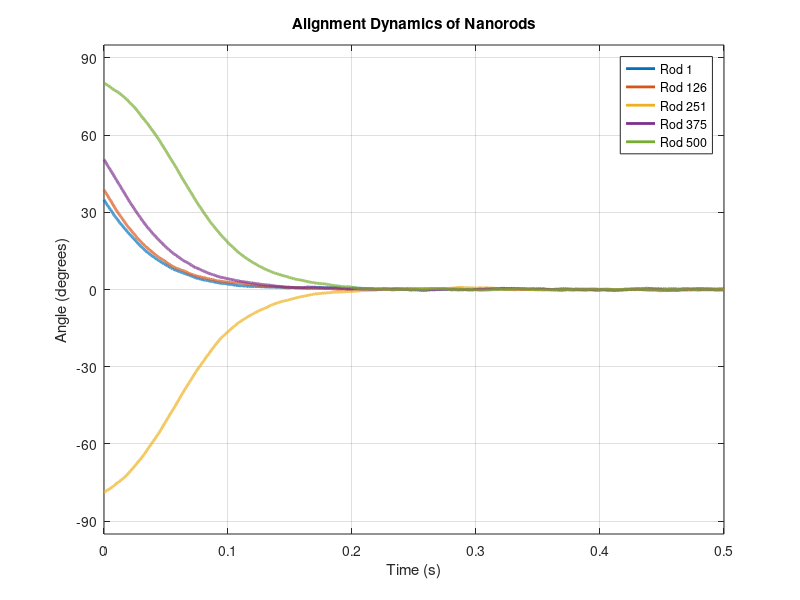
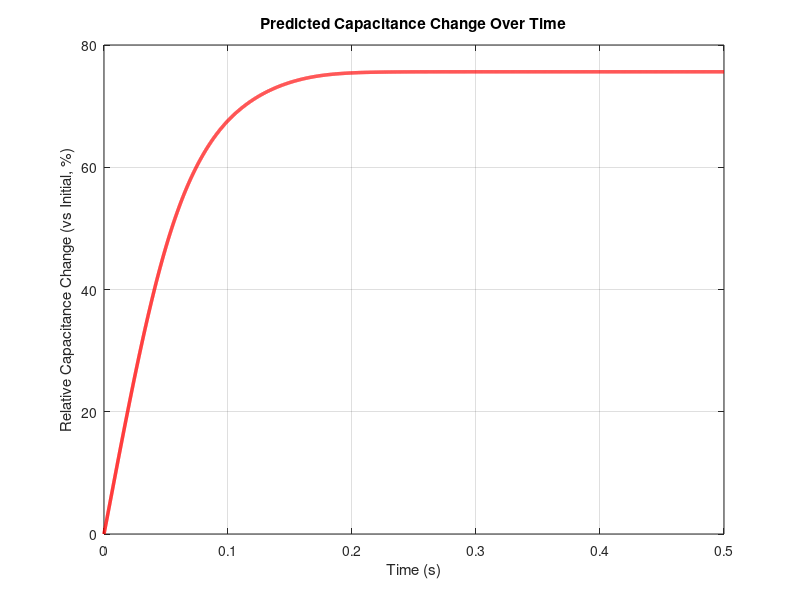

Write the MATLAB code that produced these figures, in order.
%% Magnetic Nanorod Dynamics & EMT Simulation
% Author: GEUNUNG YOO
% Date: 2025-09-29
%
% --- Description ---
% This script simulates the alignment dynamics of magnetic nanorods in a 
% viscous fluid under an external magnetic field using the Langevin equation.
% It then predicts the change in the composite's effective permittivity 
% using Effective Medium Theory (EMT).
% The primary output includes two plots showing the alignment dynamics and
% the predicted capacitance change.

%% --- Initial Setup ---
clear; clc; close all;

DEBUG = true; % Set to true to see debug messages, false to hide them.

output_filename = 'simulation_results.xlsx';
if exist(output_filename, 'file'), delete(output_filename); end


%% --- USER INPUT PARAMETERS ---
% All experimental values and simulation conditions should be set here.

% --- Plotting Parameters ---
params.n_plot_fillers = 5;    % Number of fillers to show in the dynamics plot.

% --- Material Properties ---
params.mol_Fe3O4 = 10;        % mol% of Fe3O4 on BTO fillers. 
params.sigma_s   = 4;         % Saturation magnetization of the filler (emu/g).

% --- Filler Geometry ---
params.L_filler  = 10;        % Length of the nanorod filler (micrometers).
params.d_filler  = 200;       % Diameter of the nanorod filler (nanometers).

% --- Composite Recipe (by weight percent) ---
params.wt_IL      = 20;       % wt% of Ionic Liquid relative to PDMS.
params.wt_filler  = 10;       % wt% of Fillers relative to the matrix (PDMS + IL).

% --- Simulation Conditions ---
params.B         = 0.02;      % Magnetic field strength (Tesla).
params.B_dir_deg = 0;         % Magnetic field direction (degrees).
params.eta       = 0.032;     % Viscosity of the Ionic Liquid (Pa·s).
params.T         = 298;       % Temperature (Kelvin).
params.t_final   = 0.5;       % Total simulation time (seconds).
params.dt        = 1e-4;      % Time step (seconds).
params.n_fillers = 500;       % Number of fillers to simulate.

% --- EMT Parameters (Relative Permittivity) ---
params.eps_matrix = 5;        % Effective permittivity of the matrix (PDMS + IL).
params.eps_filler = 3000;     % Permittivity of the BTO filler (long axis).

% --- Physical Constants ---
constants.MW_Fe3O4 = 231.53;  % g/mol
constants.MW_BTO   = 233.19;  % g/mol
constants.rho_Fe3O4= 5.2;     % g/cm^3
constants.rho_BTO  = 6.0;     % g/cm^3
constants.rho_PDMS = 1.0;     % g/cm^3
constants.rho_IL   = 1.45;    % g/cm^3
constants.kB       = 1.38e-23;% Boltzmann constant (J/K)


%% 1. Calculate Filler & Composite Properties
disp('Step 1: Calculating material properties...');
x_Fe3O4 = params.mol_Fe3O4 / 100;
w_Fe3O4 = (x_Fe3O4 * constants.MW_Fe3O4) / (x_Fe3O4 * constants.MW_Fe3O4 + (1-x_Fe3O4) * constants.MW_BTO);
filler.rho = ((w_Fe3O4 / constants.rho_Fe3O4) + ((1-w_Fe3O4) / constants.rho_BTO))^-1;
frac_IL = params.wt_IL / 100;
w_IL_matrix = frac_IL / (1 + frac_IL); w_PDMS_matrix = 1 - w_IL_matrix;
frac_F = params.wt_filler / 100;
w_total_matrix = 1 / (1 + frac_F);
w_F_total = frac_F * w_total_matrix;
w_PDMS_total = w_PDMS_matrix * w_total_matrix;
w_IL_total = w_IL_matrix * w_total_matrix;
vol_F = w_F_total / filler.rho;
vol_PDMS = w_PDMS_total / constants.rho_PDMS;
vol_IL = w_IL_total / constants.rho_IL;
composite.phi_f = vol_F / (vol_F + vol_PDMS + vol_IL);
filler.L_cm = params.L_filler * 1e-4;
filler.d_cm = params.d_filler * 1e-7;
filler.vol_cm3 = pi * (filler.d_cm / 2)^2 * filler.L_cm;
filler.mass_g = filler.rho * filler.vol_cm3;
m_cgs = params.sigma_s * filler.mass_g;
filler.m_SI = m_cgs * 1e-3;

%% 2. Setup Langevin Dynamics Simulation
disp('Step 2: Setting up Langevin dynamics simulation...');
filler.L_m = filler.L_cm * 1e-2;
filler.d_m = filler.d_cm * 1e-2;
p = filler.L_m / filler.d_m;
if DEBUG, fprintf('\n[DEBUG] Calculated Aspect Ratio p = %.4f (Should be > 1)\n', p); end
if p < 1, p = 1/p; end
gamma_r = (pi * params.eta * filler.L_m^3) / (3 * (log(p) - 0.7));
sim.N_steps = round(params.t_final / params.dt);
sim.time = linspace(0, params.t_final, sim.N_steps);
sim.B_dir_rad = deg2rad(params.B_dir_deg);
torque.mag_factor = filler.m_SI * params.B / gamma_r;
torque.thermal_factor = sqrt(2 * constants.kB * params.T / gamma_r);
theta = 2 * pi * rand(params.n_fillers, 1);
theta_history = zeros(params.n_fillers, sim.N_steps);
theta_history(:, 1) = theta;

%% 3. Run Euler-Maruyama Simulation Loop
disp('Step 3: Running simulation...');
tic;
for i = 1:(sim.N_steps - 1)
    torque_mag = -torque.mag_factor * sin(2 * (theta - sim.B_dir_rad));
    torque_th = torque.thermal_factor * sqrt(params.dt) * randn(params.n_fillers, 1);
    theta = theta + torque_mag * params.dt + torque_th;
    theta_history(:, i + 1) = theta;
end
elapsed_time = toc;
fprintf('  > Simulation finished in %.2f seconds.\n', elapsed_time);

%% 4. Analyze Results & Predict Capacitance Change with EMT
disp('Step 4: Analyzing results with EMT...');
val_in_sqrt = 1 - 1/p^2;
if DEBUG, fprintf('[DEBUG] Value inside sqrt for eccentricity calc (1 - 1/p^2) = %.4f (Should be positive)\n', val_in_sqrt); end
if val_in_sqrt < 0, error('STOP: p is < 1, leading to complex numbers. Check L and d inputs.'); end
e = sqrt(val_in_sqrt);
if p == 1, N_para = 1/3; else, N_para = (1-e^2)/e^3 * (0.5*log((1+e)/(1-e)) - e); end
N_perp = (1 - N_para) / 2;
if DEBUG, fprintf('[DEBUG] Depolarization Factors: N_parallel = %.4f, N_perpendicular = %.4f\n', N_para, N_perp); end

eps_eff_para = params.eps_matrix * (1 + composite.phi_f * (params.eps_filler - params.eps_matrix) / ...
    (params.eps_matrix + N_para * (1-composite.phi_f) * (params.eps_filler - params.eps_matrix)));
eps_eff_perp = params.eps_matrix * (1 + composite.phi_f * (params.eps_filler - params.eps_matrix) / ...
    (params.eps_matrix + N_perp * (1-composite.phi_f) * (params.eps_filler - params.eps_matrix)));
if DEBUG, fprintf('[DEBUG] Effective Permittivity: eps_parallel = %.2f, eps_perpendicular = %.2f\n', eps_eff_para, eps_eff_perp); end

if DEBUG
    if eps_eff_para < eps_eff_perp
        warning('WARNING: eps_parallel is less than eps_perpendicular. The trend will be negative.');
    else
        disp('[DEBUG] Check passed: eps_parallel > eps_perpendicular, trend should be positive.');
    end
end

S2_vs_time = mean(cos(theta_history - sim.B_dir_rad).^2, 1);
eps_zz_vs_time = eps_eff_perp + (eps_eff_para - eps_eff_perp) * S2_vs_time;
C_change_vs_time = (eps_zz_vs_time - eps_zz_vs_time(1)) ./ eps_zz_vs_time(1) * 100;

if DEBUG
    fprintf('[DEBUG] Order Parameter S2: Initial = %.3f, Final = %.3f\n', S2_vs_time(1), S2_vs_time(end));
    fprintf('[DEBUG] Effective Permittivity eps_zz: Initial = %.3f, Final = %.3f\n', eps_zz_vs_time(1), eps_zz_vs_time(end));
end

%% 5. Plotting Results
disp('Step 5: Generating and saving plots...');
figure('Color', 'w', 'Position', [100, 500, 800, 450]);
plot_indices = round(linspace(1, params.n_fillers, params.n_plot_fillers));
for i = 1:length(plot_indices)
    angle_rad_wrapped = mod(theta_history(plot_indices(i),:) - sim.B_dir_rad + pi/2, pi) - pi/2 + sim.B_dir_rad;
    angle_to_plot_deg = rad2deg(angle_rad_wrapped);
    plot(sim.time, angle_to_plot_deg, 'LineWidth', 2); hold on;
end
title('Alignment Dynamics of Nanorods'); xlabel('Time (s)'); ylabel('Angle (degrees)');
grid on; box on; xlim([0, params.t_final]); ylim([-95, 95]); yticks(-90:30:90);
legend(arrayfun(@(x) sprintf('Rod %d', x), plot_indices, 'UniformOutput', false));
saveas(gcf, 'plot_alignment_dynamics.png');

figure('Color', 'w', 'Position', [950, 500, 800, 450]);
plot(sim.time, C_change_vs_time, 'r-', 'LineWidth', 2.5);
title('Predicted Capacitance Change Over Time'); xlabel('Time (s)');
ylabel('Relative Capacitance Change (vs Initial, %)');
grid on; box on; xlim([0, params.t_final]);
saveas(gcf, 'plot_capacitance_change.png');

disp('--- Simulation Complete ---');